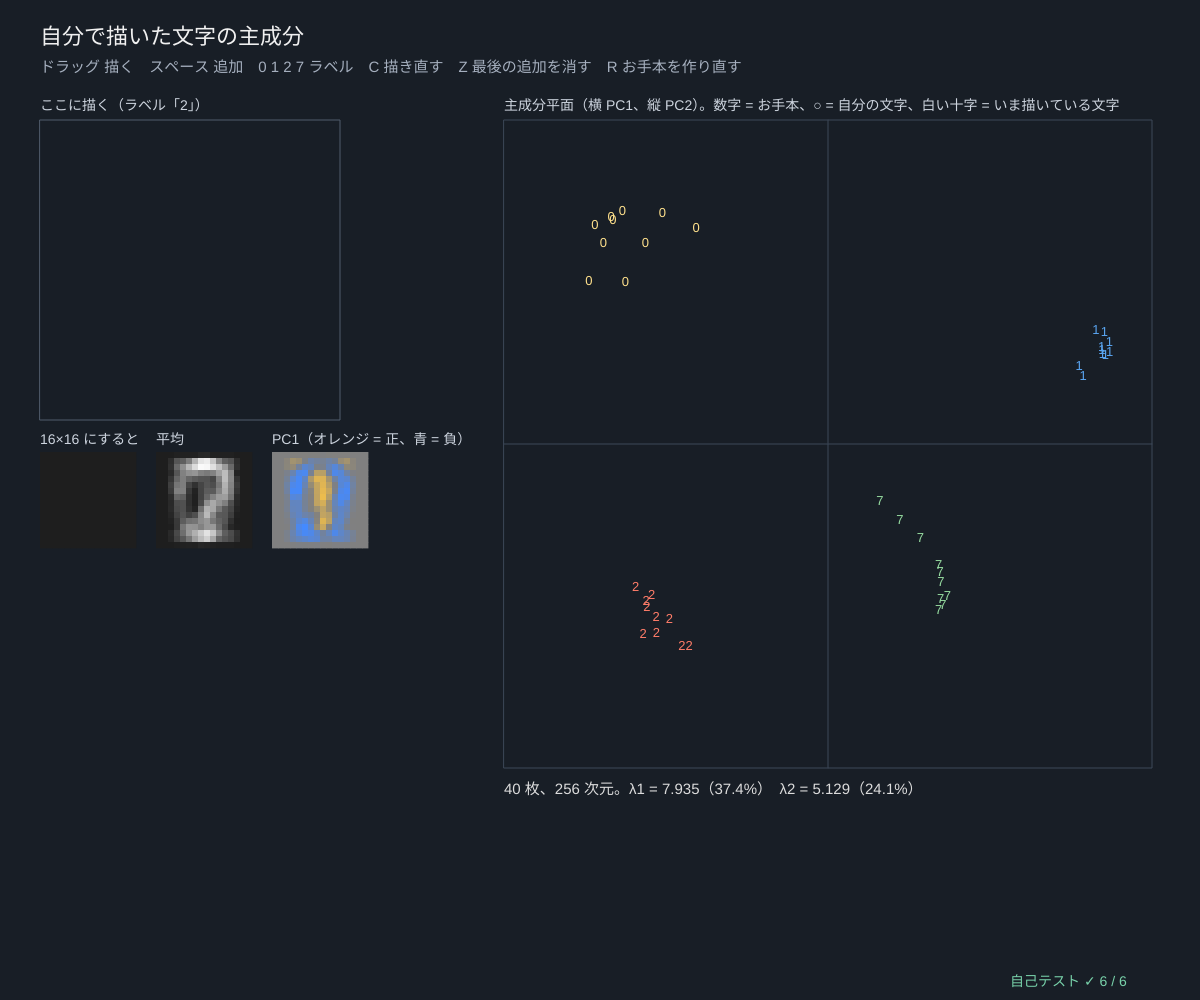
Frame 1 (no input)
Frame 60 (no input): identical to frame 1, image omitted
Frame 120 (the mouse pressed at the canvas centre since frame 60): identical to frame 1, image omitted

The p5.js sketch that drew this single still picture (run headless with seeded random() and noise() and a simulated clock; from frame 60 on, the mouse is pressed at the canvas centre):

// p5.js sketch
// ── sketch.js
// ============================================
// 09 自分で描いた文字の主成分 ─ 手書きの文字を 16×16 = 256 次元にして、2 次元の主成分平面に並べる
// 左の枠にマウスで文字を描く → 大きさと位置をそろえて 16×16 のマスに（線からの距離でぼかす）
//   お手本（0・1・2・7 を少しずつゆがめた 40 枚）＋ 自分の文字で PCA。点の数 n < 次元 256 なので
//   グラム行列（n×n）の固有ベクトルから主成分を作る（08 と同じやり方）。似た文字が近くに集まる？
// ドラッグ 描く / スペース 追加 / 0 1 2 7 ラベル / C 描き直す / Z 最後の追加を消す / R お手本を作り直す
// ============================================

const GN = 16, DIMG = GN * GN;          // ★ マスの大きさ（16×16）
const LABELS = [0, 1, 2, 7], LCOL = [[255, 225, 140], [90, 165, 240], [255, 125, 105], [150, 220, 160]];
let samples = [], strokesNow = [], curLabel = 2, seedS = 4, pcaRes = null, muS = null, scores = [];

function setup() { createCanvas(windowWidth, windowHeight); textWrap(CHAR); selfTest(); makeSamples(); }
function makeSamples() { seedRng(seedS); samples = []; for (let i = 0; i < 40; i++) { let lab = LABELS[i % 4]; samples.push({ img: rasterStrokes(sampleGlyph(lab), GN), lab, mine: false }); } analyse(); }
// ★ PCA（グラム行列から上位 2 本）と、全部の点の得点
function analyse() {
  let X = samples.map((s) => s.img); muS = colMeans(X);
  pcaRes = X.length >= 3 ? pcaGram(centerCols(X, muS), 2, 300) : null;
  scores = pcaRes ? projectData(X, muS, pcaRes.vecs, 2) : X.map(() => [0, 0]);
}
function padGeo() { let s = Math.min(300, height * 0.4); return { x: 40, y: 120, s }; }
function plotGeo() { return { x: width * 0.42, y: 120, w: Math.min(width * 0.54, height - 200), h: Math.min(width * 0.54, height - 200) }; }
function drawGrid(img, x, y, s, signed) {
  let m = signed ? Math.max(...img.map(Math.abs)) || 1 : 1; noStroke();
  for (let i = 0; i < img.length; i++) { let t = img[i] / m; if (signed) fill(t > 0 ? color(128 + 127 * t, 128 + 70 * t, 128 - 60 * t) : color(128 + 60 * t, 128 - 10 * t, 128 - 127 * t)); else fill(30 + 225 * t); rect(x + (i % GN) * s, y + Math.floor(i / GN) * s, s + 0.4, s + 0.4); }
}

function draw() {
  background(24, 30, 38);
  // ---- 描く枠
  let p = padGeo();
  noFill(); stroke(80, 92, 108); strokeWeight(1); rect(p.x, p.y, p.s, p.s);
  stroke(240); strokeWeight(10); for (let st of strokesNow) { if (st.length === 1) point(st[0][0], st[0][1]); polyline(st); }
  let cur = rasterStrokes(strokesNow, GN), hasCur = strokesNow.some((s) => s.length > 0);
  noStroke(); fill(205, 212, 222); textSize(14); textAlign(LEFT, BASELINE);
  text('ここに描く（ラベル「' + curLabel + '」）', p.x, p.y - 10);
  text('16×16 にすると', p.x, p.y + p.s + 24); drawGrid(cur, p.x, p.y + p.s + 32, 6, false);
  if (pcaRes) {
    fill(205, 212, 222); text('平均', p.x + 116, p.y + p.s + 24); drawGrid(muS, p.x + 116, p.y + p.s + 32, 6, false);
    fill(205, 212, 222); text('PC1（オレンジ = 正、青 = 負）', p.x + 232, p.y + p.s + 24); drawGrid(pcaRes.vecs[0], p.x + 232, p.y + p.s + 32, 6, true);
  }
  // ---- 主成分平面
  let g = plotGeo(), all = scores.flat().map(Math.abs), R = Math.max(1e-9, ...all) * 1.15, P = (s) => [g.x + g.w / 2 + (s[0] / R) * g.w / 2, g.y + g.h / 2 - (s[1] / R) * g.h / 2];
  stroke(60, 72, 88); strokeWeight(1); noFill(); rect(g.x, g.y, g.w, g.h); line(g.x, g.y + g.h / 2, g.x + g.w, g.y + g.h / 2); line(g.x + g.w / 2, g.y, g.x + g.w / 2, g.y + g.h);
  samples.forEach((s, i) => { let q = P(scores[i]), c = LCOL[LABELS.indexOf(s.lab)]; if (s.mine) { stroke(...c); strokeWeight(2); noFill(); circle(q[0], q[1], 16); } noStroke(); fill(...c); textSize(s.mine ? 16 : 13); textAlign(CENTER, CENTER); text(s.lab, q[0], q[1]); });
  let near1 = null;
  if (pcaRes && hasCur) {
    let sc = projectData([cur], muS, pcaRes.vecs, 2)[0], q = P(sc), bd = Infinity;
    samples.forEach((s, i) => { let d2 = (scores[i][0] - sc[0]) ** 2 + (scores[i][1] - sc[1]) ** 2; if (d2 < bd) { bd = d2; near1 = s.lab; } });
    stroke(255); strokeWeight(2); noFill(); circle(q[0], q[1], 26); line(q[0] - 18, q[1], q[0] + 18, q[1]); line(q[0], q[1] - 18, q[0], q[1] + 18);
  }
  // ---- 文字
  textAlign(LEFT, BASELINE); noStroke(); fill(240); textSize(22); text('自分で描いた文字の主成分', 40, 44);
  fill(165, 175, 190); textSize(15); text('ドラッグ 描く　スペース 追加　0 1 2 7 ラベル　C 描き直す　Z 最後の追加を消す　R お手本を作り直す', 40, 72);
  fill(205, 212, 222); textSize(14); text('主成分平面（横 PC1、縦 PC2）。数字 = お手本、○ = 自分の文字、白い十字 = いま描いている文字', g.x, g.y - 10);
  let y = g.y + g.h + 26; fill(220); textSize(15);
  if (pcaRes) text(samples.length + ' 枚、256 次元。λ1 = ' + fmtN(pcaRes.vals[0], 3) + '（' + fmtN((100 * pcaRes.vals[0]) / pcaRes.gramTrace, 1) + '%）　λ2 = ' + fmtN(pcaRes.vals[1], 3) + '（' + fmtN((100 * pcaRes.vals[1]) / pcaRes.gramTrace, 1) + '%）', g.x, y);
  else text('3 枚以上あると PCA できる', g.x, y);
  if (near1 !== null) { fill(255, 225, 140); text('いまの文字に平面上でいちばん近いのは「' + near1 + '」', g.x, y + 24); }
  drawSelfTest(width - 190, height - 14);
}

function inPad(x, y) { let p = padGeo(); return x > p.x && x < p.x + p.s && y > p.y && y < p.y + p.s; }
function mousePressed() { if (inPad(mouseX, mouseY) && strokesNow.length < 20) strokesNow.push([[mouseX, mouseY]]); }
function mouseDragged() { if (inPad(mouseX, mouseY) && strokesNow.length) { let st = strokesNow[strokesNow.length - 1], l = st[st.length - 1]; if (Math.hypot(mouseX - l[0], mouseY - l[1]) > 3 && st.length < 400) st.push([mouseX, mouseY]); } }
function keyPressed() {
  if (key === ' ' && strokesNow.some((s) => s.length > 1)) { samples.push({ img: rasterStrokes(strokesNow, GN), lab: curLabel, mine: true }); strokesNow = []; analyse(); }
  for (let l of LABELS) if (key === String(l)) curLabel = l;
  if (key === 'c' || key === 'C') strokesNow = [];
  if (key === 'z' || key === 'Z') { for (let i = samples.length - 1; i >= 0; i--) if (samples[i].mine) { samples.splice(i, 1); analyse(); break; } }
  if (key === 'r' || key === 'R') { seedS++; let mine = samples.filter((s) => s.mine); makeSamples(); samples = samples.concat(mine); analyse(); }
  return false;
}

// ---- 自己テスト
function selfTest() {
  selfTestResults = [];
  seedRng(109);
  let S = Array.from({ length: 60 }, (_, i) => ({ img: rasterStrokes(sampleGlyph(LABELS[i % 4]), GN), lab: LABELS[i % 4] })), X = S.map((s) => s.img), mu = colMeans(X), Xc = centerCols(X, mu), n = X.length;
  let r = pcaGram(Xc, 2, 300), Cv = (v) => { let t = Xc.map((row) => dotv(row, v)), out = new Array(DIMG).fill(0); Xc.forEach((row, i) => { for (let j = 0; j < DIMG; j++) out[j] += (t[i] * row[j]) / (n - 1); }); return out; };
  let tr = r.gramTrace;
  check('グラム行列からの主成分は C v = λ v（C を作らずに確かめる、1e-8 × トレース）', r.vecs.every((v, k) => Cv(v).every((x, j) => Math.abs(x - r.vals[k] * v[j]) < 1e-8 * tr)));
  let d = subspaceEigen(Cv, DIMG, 2, 400, 1e-14);
  check('256 次元で直接（部分空間反復法）求めた上位 2 本と一致', d.vals.every((l, k) => near(l, r.vals[k], 1e-8 * tr)) && d.vecs.every((v, k) => angleBetween(v, r.vecs[k]) < 1e-3));
  let st = sampleGlyph(2)[0], a = rasterStrokes([st], GN), b = rasterStrokes([st.map((q) => [3 * q[0] + 50, 3 * q[1] - 7])], GN);
  check('16×16 にするとき、位置と大きさをそろえる（ずらして 3 倍にしても同じマス）', a.every((v, i) => near(v, b[i], 1e-12)));
  check('何も描いていない・点 1 つでも NaN にならない', noNaN(rasterStrokes([], GN)) && noNaN(rasterStrokes([[[5, 5]]], GN)));
  let sc = projectData(X, mu, r.vecs, 2), within = 0, nw = 0, between = 0, nb = 0, okNN = 0;
  for (let i = 0; i < n; i++) { let bd = Infinity, bl = -1; for (let j = 0; j < n; j++) { if (i === j) continue; let dd = Math.hypot(sc[i][0] - sc[j][0], sc[i][1] - sc[j][1]); if (S[i].lab === S[j].lab) { within += dd; nw++; } else { between += dd; nb++; } if (dd < bd) { bd = dd; bl = S[j].lab; } } if (bl === S[i].lab) okNN++; }
  check('主成分平面で同じ文字どうしの平均距離 < 違う文字どうしの平均距離', within / nw < between / nb);
  check('平面上でいちばん近いお手本のラベルが合う割合 ≥ 70%（1 つ抜き）', okNN / n >= 0.7);
  reportSelfTest();
}

// ---------- やってみよう ----------
// 1. 2 を 3 枚描いて追加しよう。お手本の 2 の近くに集まる？
// 2. わざと崩した文字（大きな 0、細い 0）を描くと、平面のどこに来る？
// 3. 平面で 1 と 7 が近いのはなぜ？ PC1・PC2 の画像を見て考えよう
// 4. お手本にない文字（例 4）をラベル 7 として追加すると、主成分はどう変わる？
// 5. 2 次元では分かれない文字も、3 次元目まで使うと分かれる？（pcaGram の 2 を 3 に）

// ==================================================
// ここから下は「主成分分析の道具」（中身は読まなくても OK。消さないでね）
// ==================================================
// ---- 数の表示と安全のための道具
function clampv(v, a, b) { return v < a ? a : v > b ? b : v; }
function fin(v, fb) { return typeof v === 'number' && isFinite(v) ? v : fb === undefined ? 0 : fb; }   // NaN・∞ を fb に
function fmtN(v, d) {                                                  // 数を小数 d 桁で（NaN は「?」）
  if (typeof v !== 'number' || !isFinite(v)) return '?';
  let s = v.toFixed(d === undefined ? 2 : d);
  return /^-0(\.0*)?$/.test(s) ? s.slice(1) : s;
}
function fmtVec(v, d) { return '(' + v.map((x) => fmtN(x, d)).join(', ') + ')'; }
// ---- 種つきの乱数（同じ種なら毎回同じ列）
let rngState = 1;
function seedRng(s) { rngState = (s >>> 0) || 1; }
function rnd() {                       // 0〜1 の一様乱数（mulberry32）
  rngState = (rngState + 0x6d2b79f5) >>> 0;
  let t = rngState;
  t = Math.imul(t ^ (t >>> 15), t | 1);
  t ^= t + Math.imul(t ^ (t >>> 7), t | 61);
  return ((t ^ (t >>> 14)) >>> 0) / 4294967296;
}
function rndRange(a, b) { return a + (b - a) * rnd(); }
function gaussRnd() {                  // 標準正規分布（ボックス-ミュラー法）
  let u = Math.max(1e-12, rnd()), v = rnd();
  return Math.sqrt(-2 * Math.log(u)) * Math.cos(2 * Math.PI * v);
}
// ---- 行列の道具。データ X は「n 行 × d 列」（1 行 = 1 個のデータ）、ベクトルは配列
function zerosMat(n, m) { return Array.from({ length: n }, () => new Array(m).fill(0)); }
function eyeMat(n) { let I = zerosMat(n, n); for (let i = 0; i < n; i++) I[i][i] = 1; return I; }
function matT(A) { return A[0].map((_, j) => A.map((r) => r[j])); }
function matMul(A, B) {
  let n = A.length, q = B.length, m = B[0].length, C = zerosMat(n, m);
  for (let i = 0; i < n; i++) for (let k = 0; k < q; k++) { let a = A[i][k]; if (a === 0) continue; for (let j = 0; j < m; j++) C[i][j] += a * B[k][j]; }
  return C;
}
function matVec(A, x) { return A.map((r) => dotv(r, x)); }
function dotv(a, b) { let s = 0; for (let i = 0; i < a.length; i++) s += a[i] * b[i]; return s; }
function vlen(a) { return Math.sqrt(dotv(a, a)); }
function unitv(a) { let L = vlen(a); return L > 1e-300 ? a.map((x) => x / L) : a.map((_, i) => (i === 0 ? 1 : 0)); }
function maxAbsDiff(A, B) { let m = 0; for (let i = 0; i < A.length; i++) for (let j = 0; j < A[i].length; j++) m = Math.max(m, Math.abs(A[i][j] - B[i][j])); return m; }
function colMeans(X) {                 // 平均ベクトル（列ごとの平均）
  let d = X[0].length, mu = new Array(d).fill(0);
  for (let r of X) for (let j = 0; j < d; j++) mu[j] += r[j];
  return mu.map((s) => s / Math.max(1, X.length));
}
function centerCols(X, mu) { return X.map((r) => r.map((v, j) => v - mu[j])); }   // 平均を引く（中心化）
// ★ 共分散行列 C = Xcᵀ Xc / (n − 1)（n − 1 で割る「不偏」の約束。点が 1 個以下ならゼロ行列）
function covMatrix(X) {
  let n = X.length, d = X[0].length, mu = colMeans(X), C = zerosMat(d, d);
  if (n < 2) return C;
  for (let r of X) for (let i = 0; i < d; i++) { let a = r[i] - mu[i]; for (let j = i; j < d; j++) C[i][j] += a * (r[j] - mu[j]); }
  for (let i = 0; i < d; i++) for (let j = i; j < d; j++) { C[i][j] /= n - 1; C[j][i] = C[i][j]; }
  return C;
}
// ★ ヤコビ法（対称行列の固有値分解）：非対角を 1 つずつ回転で 0 にしていく。d ≤ 64 くらいまで
// 戻り値 vals = 固有値（大きい順）、vecs[k] = k 番目の固有ベクトル（長さ 1、いちばん大きい成分を正に）
function jacobiEigen(C, maxSweeps) {
  let d = C.length, A = C.map((r) => r.slice()), V = eyeMat(d);
  for (let sw = 0; sw < (maxSweeps || 80); sw++) {
    let off = 0, tot = 0;
    for (let i = 0; i < d; i++) for (let j = 0; j < d; j++) { let a = A[i][j] * A[i][j]; tot += a; if (i !== j) off += a; }
    if (!(off > 1e-30 * tot)) break;
    for (let p = 0; p < d - 1; p++) for (let q = p + 1; q < d; q++) {
      let apq = A[p][q];
      if (Math.abs(apq) < 1e-300) continue;
      let th = (A[q][q] - A[p][p]) / (2 * apq);
      let t = th === 0 ? 1 : Math.sign(th) / (Math.abs(th) + Math.sqrt(th * th + 1));
      let c = 1 / Math.sqrt(t * t + 1), s = t * c;
      for (let k = 0; k < d; k++) { let akp = A[k][p], akq = A[k][q]; A[k][p] = c * akp - s * akq; A[k][q] = s * akp + c * akq; }
      for (let k = 0; k < d; k++) { let apk = A[p][k], aqk = A[q][k]; A[p][k] = c * apk - s * aqk; A[q][k] = s * apk + c * aqk; }
      for (let k = 0; k < d; k++) { let vkp = V[k][p], vkq = V[k][q]; V[k][p] = c * vkp - s * vkq; V[k][q] = s * vkp + c * vkq; }
    }
  }
  let idx = Array.from({ length: d }, (_, i) => i).sort((a, b) => A[b][b] - A[a][a]);
  let vecs = idx.map((k) => { let v = V.map((r) => r[k]), big = 0; for (let i = 0; i < d; i++) if (Math.abs(v[i]) > Math.abs(v[big]) + 1e-12) big = i; return v[big] < 0 ? v.map((x) => -x) : v; });
  return { vals: idx.map((k) => A[k][k]), vecs };
}
function traceOf(C) { let s = 0; for (let i = 0; i < C.length; i++) s += C[i][i]; return s; }
// C V = V Λ の残り（いちばん大きいずれ）と、固有ベクトルどうしの直交のずれ
function eigResidual(C, eg) { let m = 0; eg.vecs.forEach((v, k) => { let Cv = matVec(C, v); for (let i = 0; i < v.length; i++) m = Math.max(m, Math.abs(Cv[i] - eg.vals[k] * v[i])); }); return m; }
function orthoError(vecs) { let m = 0; for (let a = 0; a < vecs.length; a++) for (let b = 0; b < vecs.length; b++) m = Math.max(m, Math.abs(dotv(vecs[a], vecs[b]) - (a === b ? 1 : 0))); return m; }
// 射影（主成分得点）と復元：score = (x − μ)·v_k、x_hat = μ + Σ score_k v_k（k 個まで）
function projectData(X, mu, vecs, k) { return X.map((r) => vecs.slice(0, k).map((v) => { let s = 0; for (let j = 0; j < r.length; j++) s += (r[j] - mu[j]) * v[j]; return s; })); }
function reconstructRow(score, mu, vecs) { let x = mu.slice(); score.forEach((s, k) => { for (let j = 0; j < x.length; j++) x[j] += s * vecs[k][j]; }); return x; }
function angleBetween(u, v) {          // 向きのちがい（符号は無視、0〜90°）。小さい角も正確に：atan2(‖v − (v·u)u‖, |v·u|)
  let a = unitv(u), b = unitv(v), c = dotv(a, b), r = 0; for (let i = 0; i < a.length; i++) r += (b[i] - c * a[i]) ** 2;
  return (Math.atan2(Math.sqrt(r), Math.abs(c)) * 180) / Math.PI;
}
function corrOf(a, b) {                // 相関係数
  let n = a.length, ma = a.reduce((s, v) => s + v, 0) / n, mb = b.reduce((s, v) => s + v, 0) / n, sab = 0, saa = 0, sbb = 0;
  for (let i = 0; i < n; i++) { sab += (a[i] - ma) * (b[i] - mb); saa += (a[i] - ma) ** 2; sbb += (b[i] - mb) ** 2; }
  return saa > 0 && sbb > 0 ? sab / Math.sqrt(saa * sbb) : 0;
}
// ---- 2×2 対称行列 [[a, b], [b, c]] の固有値・固有ベクトル（解の公式）
function eig2sym(a, b, c) {
  let tr = a + c, h = Math.sqrt(((a - c) / 2) ** 2 + b * b), l1 = tr / 2 + h, l2 = tr / 2 - h;
  let v1 = Math.abs(b) > 1e-14 * (Math.abs(a) + Math.abs(c) + 1e-300) ? unitv([l1 - c, b]) : a >= c ? [1, 0] : [0, 1];
  if (v1[0] < 0 || (v1[0] === 0 && v1[1] < 0)) v1 = [-v1[0], -v1[1]];
  return { l1, l2, v1, v2: [-v1[1], v1[0]], angle: (Math.atan2(v1[1], v1[0]) * 180) / Math.PI };
}
// ★ 大きいほうから k 個の固有ベクトルだけを求める「部分空間反復法」（べき乗法を k 本まとめて回し、毎回直交化）
// applyM(v) = M v を返す関数（M を作らなくてよい）。最後に k×k の小さい行列をヤコビ法で（レイリー-リッツ）
function orthonormalize(Q) {           // グラム-シュミット（修正版）
  for (let a = 0; a < Q.length; a++) {
    for (let b = 0; b < a; b++) { let p = dotv(Q[a], Q[b]); for (let i = 0; i < Q[a].length; i++) Q[a][i] -= p * Q[b][i]; }
    let L = vlen(Q[a]);
    if (L < 1e-12) { Q[a] = Q[a].map(() => gaussRnd()); a--; continue; }
    for (let i = 0; i < Q[a].length; i++) Q[a][i] /= L;
  }
  return Q;
}
function subspaceEigen(applyM, dim, k, iters, tol) {
  let Q = orthonormalize(Array.from({ length: k }, () => Array.from({ length: dim }, () => gaussRnd())));
  for (let it = 0; it < iters; it++) {
    let Z = orthonormalize(Q.map((q) => applyM(q)));
    let diff = 0; for (let a = 0; a < k; a++) diff = Math.max(diff, 1 - Math.abs(dotv(Z[a], Q[a])));
    Q = Z; if (tol && diff < tol && it > 5) break;
  }
  let MQ = Q.map((q) => applyM(q)), T = Q.map((qa) => MQ.map((mb) => dotv(qa, mb)));
  for (let a = 0; a < k; a++) for (let b = 0; b < a; b++) T[a][b] = T[b][a] = (T[a][b] + T[b][a]) / 2;
  let eg = jacobiEigen(T);
  let vecs = eg.vecs.map((w) => { let v = new Array(dim).fill(0); w.forEach((c, a) => { for (let i = 0; i < dim; i++) v[i] += c * Q[a][i]; }); let big = 0; for (let i = 0; i < dim; i++) if (Math.abs(v[i]) > Math.abs(v[big]) + 1e-12) big = i; return v[big] < 0 ? v.map((x) => -x) : v; });
  return { vals: eg.vals, vecs };
}
// ★ 次元 d が点の数 n より大きいとき：グラム行列 G = Xc Xcᵀ / (n − 1)（n×n）の固有ベクトル u から
// 主成分 v = Xcᵀ u / ‖Xcᵀ u‖ を作る（G と C は 0 でない固有値が同じ）。u は部分空間反復法で上から k 個
function pcaGram(Xc, k, iters) {
  let n = Xc.length, d = Xc[0].length;
  let G = Xc.map((a) => Xc.map((b) => dotv(a, b) / Math.max(1, n - 1)));
  let eg = subspaceEigen((u) => matVec(G, u), n, Math.min(k + 2, n), iters || 120, 1e-13);   // 2 本多めに回すと k 本目までの収束が速い
  let vecs = eg.vecs.slice(0, k).map((u) => { let v = new Array(d).fill(0); for (let i = 0; i < n; i++) for (let j = 0; j < d; j++) v[j] += u[i] * Xc[i][j]; return unitv(v); });
  return { vals: eg.vals.slice(0, k).map((l) => Math.max(0, l)), vecs, gramTrace: traceOf(G) };
}
// ---- グラフと図の道具：g = { x, y, w, h, x0, x1, y0, y1 }
function gX(g, v) { return g.x + clampv((v - g.x0) / (g.x1 - g.x0), -0.02, 1.02) * g.w; }
function gY(g, v) { return g.y + g.h - clampv((v - g.y0) / (g.y1 - g.y0), -0.02, 1.02) * g.h; }
function plotAxes(g, xl, yl, xt, yt) {
  stroke(80, 92, 108); strokeWeight(1); noFill(); rect(g.x, g.y, g.w, g.h);
  noStroke(); fill(160, 170, 185); textSize(12); textAlign(CENTER, TOP);
  for (let v of xt) text(+(+v).toPrecision(3), gX(g, v), g.y + g.h + 4);
  textAlign(RIGHT, CENTER);
  for (let v of yt) text(+(+v).toPrecision(3), g.x - 5, gY(g, v));
  textAlign(LEFT, BASELINE); fill(205, 212, 222); textSize(13);
  text(xl, g.x + g.w - textWidth(xl), g.y + g.h + 32); text(yl, g.x, g.y - 8);
}
function polyline(pts, closed) {       // 点が 2 つ以上あるときだけ折れ線を描く
  if (pts.length < 2) return;
  noFill(); beginShape(); for (let p of pts) vertex(p[0], p[1]); endShape(closed ? CLOSE : undefined);
}
// 共分散 C の「k σ の楕円」の点（データの単位）。中心 μ、長さ 1 の 2×2 固有分解で作る
function covEllipsePts(mu, C, k, segs) {
  let e = eig2sym(C[0][0], C[0][1], C[1][1]), a = k * Math.sqrt(Math.max(0, e.l1)), b = k * Math.sqrt(Math.max(0, e.l2)), out = [];
  for (let i = 0; i <= (segs || 72); i++) { let t = (2 * Math.PI * i) / (segs || 72), u = a * Math.cos(t), w = b * Math.sin(t); out.push([mu[0] + u * e.v1[0] + w * e.v2[0], mu[1] + u * e.v1[1] + w * e.v2[1]]); }
  return out;
}
function arrow2(x1, y1, x2, y2, hs) {  // 矢印（hs = 矢じりの大きさ）
  line(x1, y1, x2, y2);
  let a = Math.atan2(y2 - y1, x2 - x1), h = hs || 10;
  noStroke(); triangle(x2, y2, x2 - h * Math.cos(a - 0.4), y2 - h * Math.sin(a - 0.4), x2 - h * Math.cos(a + 0.4), y2 - h * Math.sin(a + 0.4));
}
// ---- 手書きの線を N×N のマスに（大きさと位置をそろえてから、線からの距離でぼかして塗る）
function rasterStrokes(strokes, N) {
  let pts = strokes.flat(), img = new Array(N * N).fill(0);
  if (pts.length < 1) return img;
  let x0 = Math.min(...pts.map((p) => p[0])), x1 = Math.max(...pts.map((p) => p[0])), y0 = Math.min(...pts.map((p) => p[1])), y1 = Math.max(...pts.map((p) => p[1]));
  let sc = Math.max(x1 - x0, y1 - y0, 1e-9), cx = (x0 + x1) / 2, cy = (y0 + y1) / 2;
  let segs = [];
  for (let st of strokes) {
    let q = st.map((p) => [(p[0] - cx) / sc * 0.8 * (N - 1) + (N - 1) / 2, (p[1] - cy) / sc * 0.8 * (N - 1) + (N - 1) / 2]);
    if (q.length === 1) segs.push([q[0], q[0]]);
    for (let i = 1; i < q.length; i++) segs.push([q[i - 1], q[i]]);
  }
  for (let y = 0; y < N; y++) for (let x = 0; x < N; x++) {
    let best = 1e9;
    for (let [a, b] of segs) {
      let dx = b[0] - a[0], dy = b[1] - a[1], L2 = dx * dx + dy * dy, t = L2 > 0 ? clampv(((x - a[0]) * dx + (y - a[1]) * dy) / L2, 0, 1) : 0;
      best = Math.min(best, Math.hypot(x - a[0] - t * dx, y - a[1] - t * dy));
    }
    img[x + N * y] = clampv(1.6 - best, 0, 1);
  }
  return img;
}
// お手本の文字（0・1・2・7）を少しずつゆがめて作る。座標は 0〜1
function sampleGlyph(kind) {
  let j = () => (rnd() - 0.5) * 0.08, sl = (rnd() - 0.5) * 0.3, out = [];
  let P = (x, y) => [x + sl * (0.5 - y) + j() * 0.3, y + j() * 0.3];
  if (kind === 0) { let a = rndRange(0.22, 0.32), b = rndRange(0.36, 0.44); for (let i = 0; i <= 24; i++) { let t = (2 * Math.PI * i) / 24; out.push(P(0.5 + a * Math.sin(t), 0.5 - b * Math.cos(t))); } return [out]; }
  if (kind === 1) { let f = rnd() < 0.6; return [[...(f ? [P(0.38, 0.25)] : []), P(0.5, 0.1), P(0.5, 0.5), P(0.5, 0.9)]]; }
  if (kind === 2) { for (let i = 0; i <= 10; i++) { let t = Math.PI * (1.1 - 1.25 * i / 10); out.push(P(0.5 + 0.28 * Math.cos(t), 0.33 - 0.22 * Math.sin(t))); } out.push(P(0.25, 0.88)); out.push(P(0.78 + j(), 0.88)); return [out]; }
  return [[P(0.22, 0.12), P(0.78, 0.12), P(0.45 + j(), 0.9)]];
}
// ---- 自己テストの道具
let selfTestResults = [];
function check(name, cond) { selfTestResults.push({ name, ok: !!cond }); }
function near(a, b, tol) { return a !== null && a !== undefined && isFinite(a) && Math.abs(a - b) <= (tol === undefined ? 1e-9 : tol); }
function noNaN(v) { return Array.isArray(v) ? v.every(noNaN) : !(typeof v === 'number' && !isFinite(v)); }
function reportSelfTest() { for (let r of selfTestResults) (r.ok ? console.log : console.error)((r.ok ? '✓ ' : '✗ ') + r.name); }
function selfTestLine() { let n = selfTestResults.filter((r) => r.ok).length; return '自己テスト ' + (n === selfTestResults.length && n > 0 ? '✓ ' : '✗ ') + n + ' / ' + selfTestResults.length; }
function selfTestOk() { return selfTestResults.length > 0 && selfTestResults.every((r) => r.ok); }
function drawSelfTest(x, y) { noStroke(); fill(selfTestOk() ? color(120, 210, 170) : color(255, 90, 90)); textSize(14); textAlign(LEFT, BASELINE); text(selfTestLine(), x, y); }
